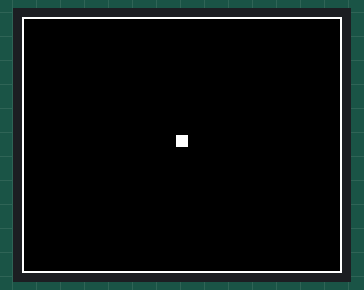
Bench run of a sketch on a simulated Arduino Uno, built with avr-gcc and run on an emulated ATmega328P. Shown: 160×128 colour display.

Above: at 0.32 s.

The sketch:

balle_tout_sens_sans_tirets.ino
```cpp
#include <Adafruit_GFX.h>    // Core graphics library
#include <Adafruit_ST7735.h> // Hardware-specific library
#include <SPI.h>


// For the breakout, you can use any 2 or 3 pins
// These pins will also work for the 1.8" TFT shield
#define TFT_CS     10
#define TFT_RST    9  // you can also connect this to the Arduino reset
                      // in which case, set this #define pin to 0!
#define TFT_DC     8

// Option 1 (recommended): must use the hardware SPI pins
// (for UNO thats sclk = 13 and sid = 11) and pin 10 must be
// an output. This is much faster - also required if you want
// to use the microSD card (see the image drawing example)
Adafruit_ST7735 tft = Adafruit_ST7735(TFT_CS,  TFT_DC, TFT_RST);
int ballX;
int ballY;
int sens = 2;
int Y =0;
float pi = 3.1415926;
float bx = 0.5;
float by = 0.5;
float alpha = -pi/3 ;
void drawBall(int x, int y){
  tft.fillRect(x-3,y-3,6,6,ST7735_WHITE);
}
void clearBall(int x, int y){
  tft.fillRect(x-3,y-3,6,6,ST7735_BLACK);


}
void drawCenter(){
   Y = 0 ;
 while(Y<128){
  tft.fillRect(79,Y,2,5,ST7735_WHITE);
  Y = Y + 10;
}
}

void setup() {
  // put your setup code here, to run once:
tft.initR(INITR_BLACKTAB);
tft.fillScreen(ST7735_BLACK);
tft.setRotation(1);
tft.drawRect(0,0,160,128,ST7735_WHITE);

}

void loop() {
  // put your main code here, to run repeatedly:

  bx = bx + cos(alpha)/100;
  by = by + sin(alpha)/100;
  ballX = bx * 160 ;
  ballY = by * 128 ;
  drawBall(ballX,ballY);
  if(ballY<=4){
    alpha = - alpha ;
  }
    if(ballY>=123){
    alpha = - alpha ;
  }
  if(ballX>=156){
  alpha = pi - alpha ;
  }
  if ( ballX <= 4){
    alpha = pi - alpha ;

  }
  delay(15);
  clearBall(ballX,ballY);
}
```
